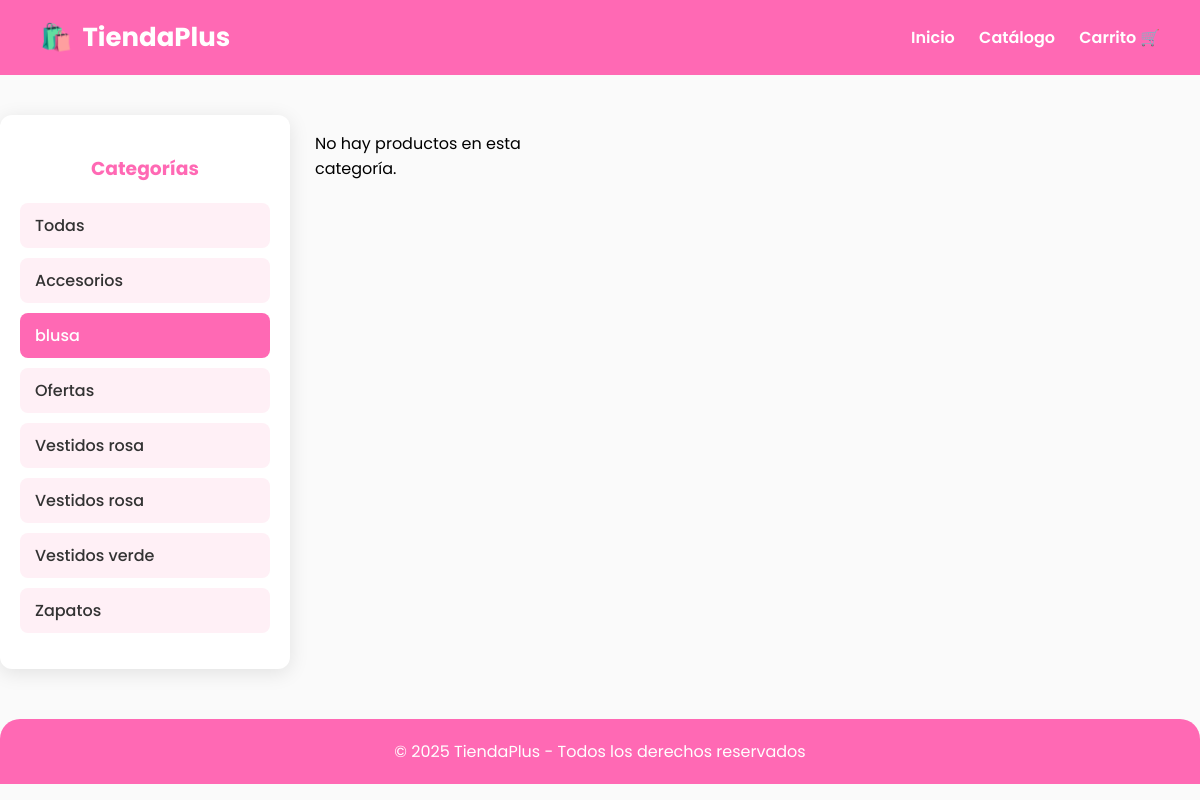
/catalogo.php?categoria=6, run on the app's committed database.
### tables this page shows
CREATE TABLE `categorias` (
  `id` int(11) NOT NULL,
  `nombre` varchar(50) NOT NULL,
  `descripcion` text DEFAULT NULL,
  `fecha_creacion` timestamp NOT NULL DEFAULT current_timestamp()
);

### web/catalogo.php (the view, shortened to what this page needs)
<?php
require_once('../backend/conexion.php');
$categorias = $conn->query("SELECT * FROM categorias ORDER BY nombre");
$filtro = isset($_GET['categoria']) ? intval($_GET['categoria']) : 0;
if ($filtro > 0) {
    $productos = $conn->query("SELECT * FROM productos WHERE categoria_id = $filtro");
} else {
    $productos = $conn->query("SELECT * FROM productos");
}
?>
<!DOCTYPE html>
<html lang="es">
<head>
</head>
<body>
<header>
    <h1>TiendaPlus</h1>
    <nav>
        <a href="index.php">Inicio</a>
        <a href="catalogo.php">Catálogo</a>
        <a href="carrito.php">Carrito 🛒</a>
    </nav>
</header>
<div class="container">
    <aside class="sidebar">
        <h3>Categorías</h3>
        <ul>
            <li><a href="catalogo.php" <?php if($filtro==0) echo 'style="background:#ff69b4;color:white"'; ?>>Todas</a></li>
            <?php while($cat = $categorias->fetch_assoc()): ?>
                <li>
                    <a href="catalogo.php?categoria=<?= $cat['id'] ?>"
                       <?php if($filtro==$cat['id']) echo 'style="background:#ff69b4;color:white"'; ?>>
                       <?= htmlspecialchars($cat['nombre']) ?>
                    </a>
                </li>
            <?php endwhile; ?>
        </ul>
    </aside>
    <section class="productos">
        <?php if ($productos->num_rows > 0): ?>
            <?php while ($p = $productos->fetch_assoc()): ?>
                <div class="producto">
                    <img src="../imagenes/<?= htmlspecialchars($p['imagen']) ?>" alt="<?= htmlspecialchars($p['nombre']) ?>">
                    <h3><?= htmlspecialchars($p['nombre']) ?></h3>
                    <p class="precio">$<?= number_format($p['precio'], 0, ',', '.') ?></p>
                <a href="detalle_producto.php?id=<?= $p['id'] ?>" class="btn-agregar">Ver detalle 🛍️</a>
                </div>
            <?php endwhile; ?>
        <?php else: ?>
            <p>No hay productos en esta categoría.</p>
        <?php endif; ?>
    </section>
</div>
<footer>
    © 2025 TiendaPlus - Todos los derechos reservados
</footer>
</body>
</html>

### web/catalogo.php (style rules this page uses)
body { font-family: 'Poppins', sans-serif; background: #fafafa; margin: 0; padding: 0; }
header { background: #ff69b4; padding: 18px 40px; color: white; display: flex; justify-content: space-between; align-items: center; }
header h1 { margin: 0; font-size: 26px; display: flex; align-items: center; gap: 10px; }
header h1::before { content: "🛍️"; }
header nav a { color: white; text-decoration: none; margin-left: 20px; font-weight: 600; transition: opacity 0.3s; }
.container { display: flex; max-width: 1200px; margin: 40px auto; gap: 25px; }
.sidebar { width: 250px; background: white; border-radius: 12px; padding: 20px; box-shadow: 0 4px 20px rgba(0,0,0,0.1); height: fit-content; }
.sidebar h3 { text-align: center; color: #ff69b4; margin-bottom: 20px; }
.sidebar ul { list-style: none; padding: 0; }
.sidebar ul li { margin-bottom: 10px; }
.sidebar ul li a { display: block; padding: 10px 15px; background: #fff0f6; border-radius: 8px; color: #333; text-decoration: none; font-weight: 500; transition: all 0.3s; }
.productos { flex: 1; display: grid; grid-template-columns: repeat(auto-fill, minmax(240px, 1fr)); gap: 25px; }
footer { background: #ff69b4; color: white; text-align: center; padding: 20px; margin-top: 50px; border-top-left-radius: 20px; border-top-right-radius: 20px; }

### data on the page
categorias: nombre "Accesorios"
categorias: nombre "blusa"
categorias: nombre "Ofertas"
categorias: nombre "Vestidos rosa"
categorias: nombre "Vestidos rosa"
categorias: nombre "Vestidos verde"
categorias: nombre "Zapatos"
